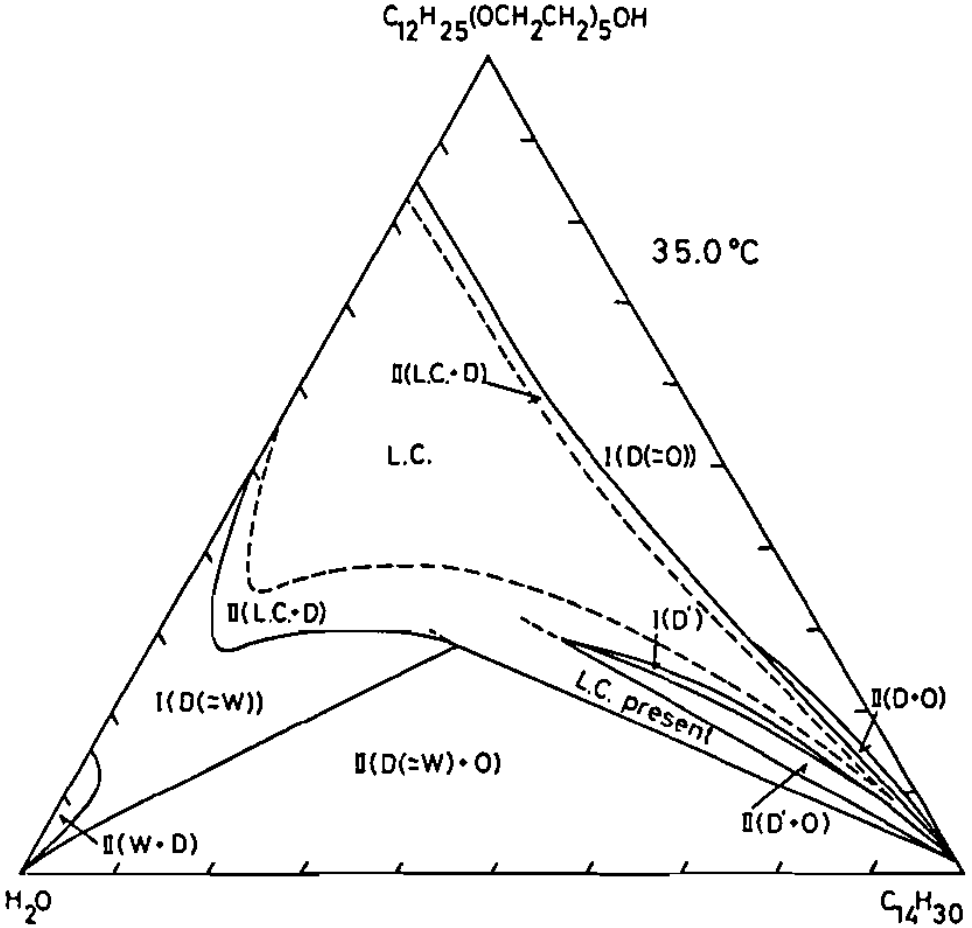
#> input picture OpenCV/Old/35Original.png, 972 x 928 px
$ python 2cleaning.py
#> lines starting #> are read from the running program, lines starting #| are printed output that depends on the picture
#> further down, img is the input picture: shape (928, 972, 3); min 0, max 255, mean 243.3
import cv2
import numpy as np

def detect_longest_line(img):
    # Convert the image to grayscale
    gray = cv2.cvtColor(img, cv2.COLOR_BGR2GRAY)

    # Apply a Canny edge detector to detect edges
    edges = cv2.Canny(gray, 50, 200, apertureSize=3)
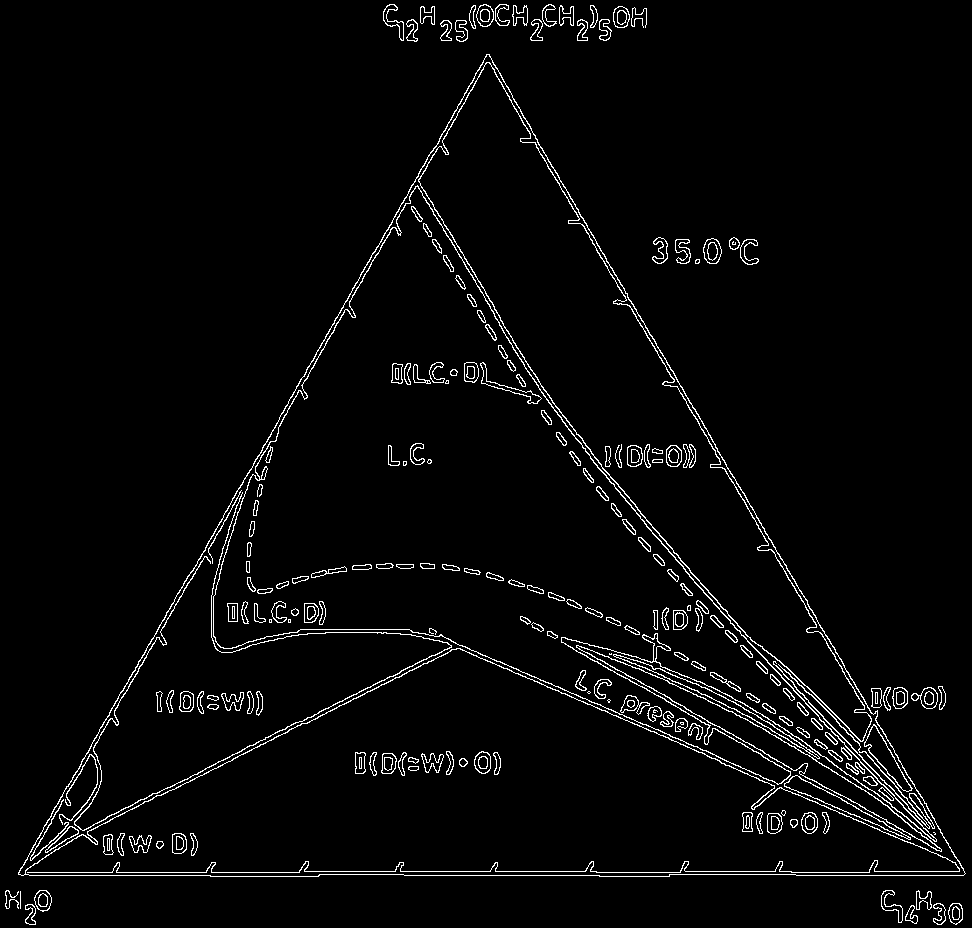
#> edges: shape (928, 972); 3.1% white in thin lines or dots

    # Find lines in the image using the Hough transform
    lines = cv2.HoughLinesP(edges, rho=1, theta=np.pi/180, threshold=100, minLineLength=100, maxLineGap=10)
#> lines = 57 rows, first 6: [21, 875, 210, 875], [18, 872, 299, 872], [299, 871, 596, 871], [31, 849, 334, 323], [488, 54, 670, 369], [278, 428, 349, 304]

    # Initialize variables to store the longest line and its length
    longest_line = None
    max_length = 0

    # Iterate over all the lines found in the image
    for line in lines:
        # Calculate the length of the current line
        x1, y1, x2, y2 = line[0]
        length = np.sqrt((x2 - x1)**2 + (y2 - y1)**2)
        # If the length of the current line is greater than the maximum length seen so far,
        # update the maximum length and longest line variables
        if length > max_length:
            max_length = length
            longest_line = line
#> this loop made 57 passes
#> (x1, y1, x2, y2, length, max_length) on passes 1 to 4: (21, 875, 210, 875, 189, 189), (18, 872, 299, 872, 281, 281), (299, 871, 596, 871, 297, 297), (31, 849, 334, 323, 607, 607)
#> (x1, y1, x2, y2, length) on passes 5 to 10: (488, 54, 670, 369, 363.8), (278, 428, 349, 304, 142.9), (485, 56, 691, 412, 411.3), (279, 417, 425, 163, 293), (630, 500, 752, 641, 186.5), (652, 336, 835, 652, 365.2)
#> after the loop, max_length = 607

    # Draw a red mask on the image to highlight the longest line
    mask = np.zeros_like(gray)
    x1, y1, x2, y2 = longest_line[0]
#> x1 = 31; y1 = 849; x2 = 334; y2 = 323
    cv2.line(mask, (x1, y1), (x2, y2), (0, 0, 255), thickness=5)
#> mask: shape (928, 972); every value is 0

    # Add the mask to the original image
    output = cv2.addWeighted(img, 0.7, cv2.cvtColor(mask, cv2.COLOR_GRAY2BGR), 0.3, 0)
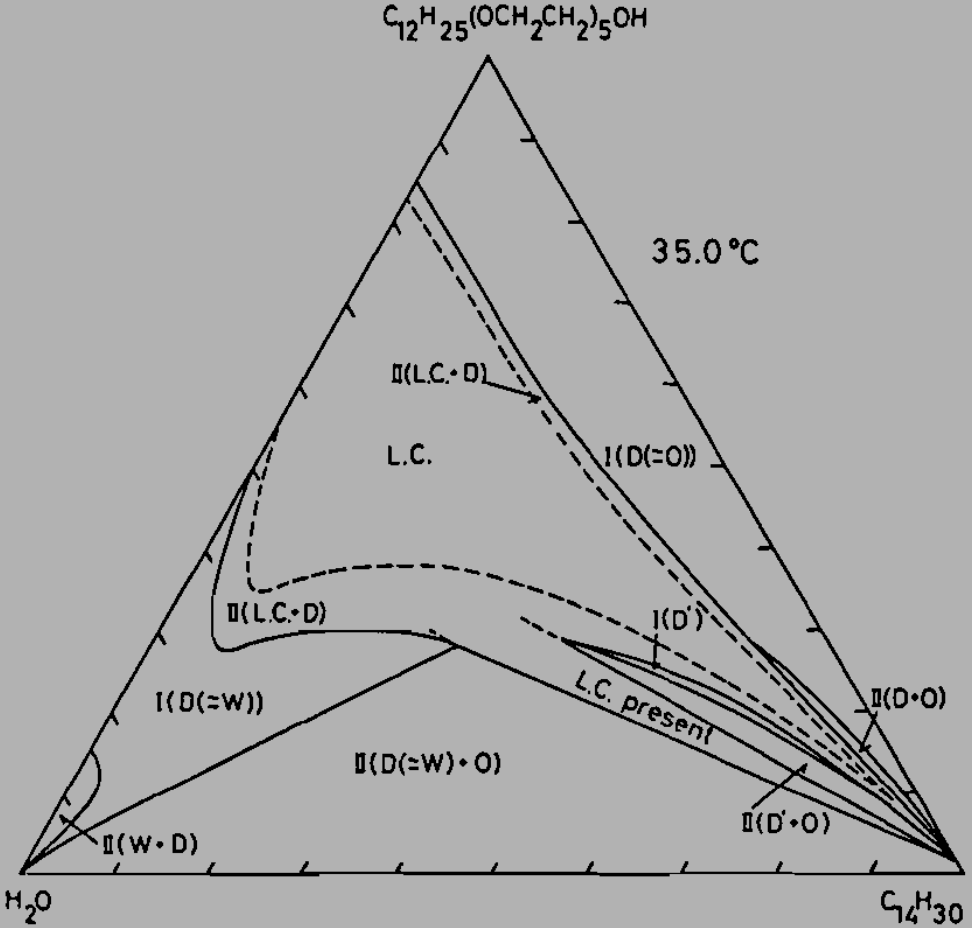
#> output: shape (928, 972, 3); min 0, max 178, mean 169.8

    return output

img = cv2.imread('35Original.png')
output = detect_longest_line(img)
cv2.imshow('Longest Line', output)
cv2.waitKey(0)
cv2.destroyAllWindows()
